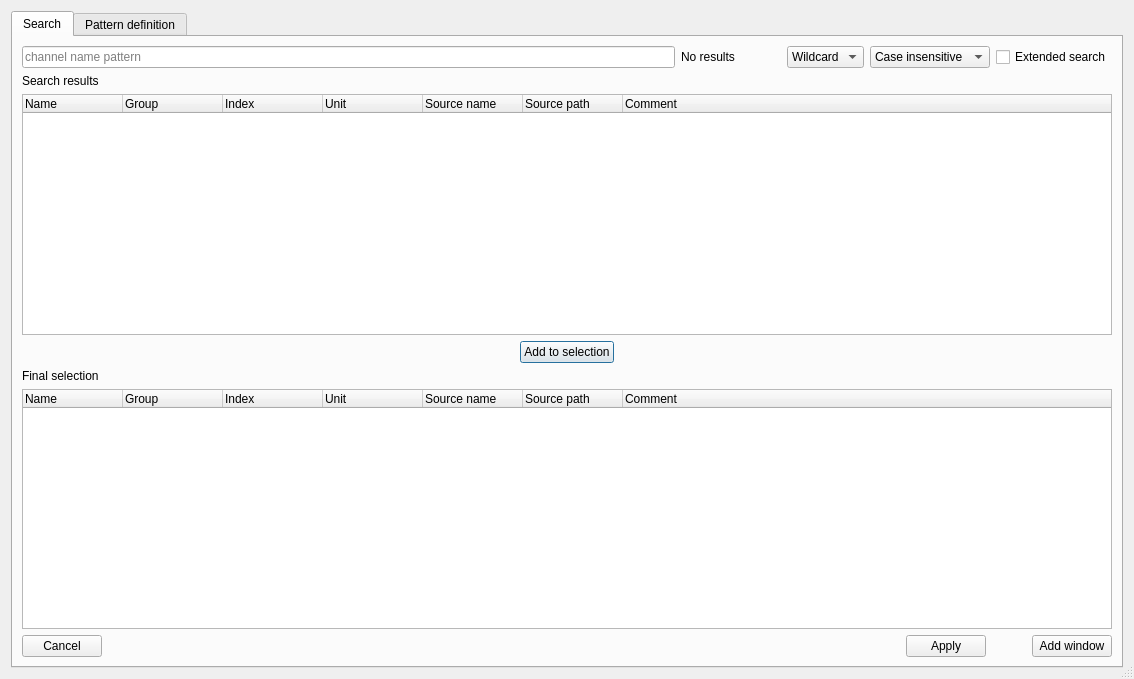
<?xml version="1.0" encoding="UTF-8"?>
<ui version="4.0">
 <class>SearchDialog</class>
 <widget class="QDialog" name="SearchDialog">
  <property name="geometry">
   <rect>
    <x>0</x>
    <y>0</y>
    <width>1134</width>
    <height>679</height>
   </rect>
  </property>
  <property name="windowTitle">
   <string>Dialog</string>
  </property>
  <property name="sizeGripEnabled">
   <bool>true</bool>
  </property>
  <layout class="QGridLayout" name="gridLayout_2">
   <item row="0" column="0">
    <widget class="QTabWidget" name="tabs">
     <property name="currentIndex">
      <number>0</number>
     </property>
     <widget class="QWidget" name="tab">
      <attribute name="icon">
       <iconset resource="resource.qrc">
        <normaloff>:/search.png</normaloff>:/search.png</iconset>
      </attribute>
      <attribute name="title">
       <string>Search</string>
      </attribute>
      <layout class="QGridLayout" name="gridLayout">
       <item row="2" column="0" colspan="5">
        <widget class="QTreeWidget" name="matches">
         <property name="selectionMode">
          <enum>QAbstractItemView::ExtendedSelection</enum>
         </property>
         <property name="uniformRowHeights">
          <bool>false</bool>
         </property>
         <property name="sortingEnabled">
          <bool>false</bool>
         </property>
         <attribute name="headerMinimumSectionSize">
          <number>40</number>
         </attribute>
         <attribute name="headerStretchLastSection">
          <bool>true</bool>
         </attribute>
         <column>
          <property name="text">
           <string>Name</string>
          </property>
         </column>
         <column>
          <property name="text">
           <string>Group</string>
          </property>
         </column>
         <column>
          <property name="text">
           <string>Index</string>
          </property>
         </column>
         <column>
          <property name="text">
           <string>Unit</string>
          </property>
         </column>
         <column>
          <property name="text">
           <string>Source name</string>
          </property>
         </column>
         <column>
          <property name="text">
           <string>Source path</string>
          </property>
         </column>
         <column>
          <property name="text">
           <string>Comment</string>
          </property>
         </column>
        </widget>
       </item>
       <item row="0" column="2">
        <widget class="QComboBox" name="match_kind">
         <property name="currentIndex">
          <number>0</number>
         </property>
         <item>
          <property name="text">
           <string>Wildcard</string>
          </property>
         </item>
         <item>
          <property name="text">
           <string>Regex</string>
          </property>
         </item>
        </widget>
       </item>
       <item row="0" column="1">
        <widget class="QLabel" name="status">
         <property name="minimumSize">
          <size>
           <width>100</width>
           <height>0</height>
          </size>
         </property>
         <property name="text">
          <string>No results</string>
         </property>
        </widget>
       </item>
       <item row="0" column="4">
        <widget class="QCheckBox" name="extended_search">
         <property name="text">
          <string>Extended search</string>
         </property>
        </widget>
       </item>
       <item row="3" column="0" colspan="5">
        <layout class="QHBoxLayout" name="horizontalLayout_2">
         <item>
          <spacer name="horizontalSpacer_4">
           <property name="orientation">
            <enum>Qt::Horizontal</enum>
           </property>
           <property name="sizeHint" stdset="0">
            <size>
             <width>358</width>
             <height>20</height>
            </size>
           </property>
          </spacer>
         </item>
         <item>
          <widget class="QPushButton" name="add_btn">
           <property name="focusPolicy">
            <enum>Qt::TabFocus</enum>
           </property>
           <property name="text">
            <string>Add to selection</string>
           </property>
           <property name="icon">
            <iconset resource="resource.qrc">
             <normaloff>:/shift_down.png</normaloff>:/shift_down.png</iconset>
           </property>
          </widget>
         </item>
         <item>
          <spacer name="horizontalSpacer_5">
           <property name="orientation">
            <enum>Qt::Horizontal</enum>
           </property>
           <property name="sizeHint" stdset="0">
            <size>
             <width>358</width>
             <height>20</height>
            </size>
           </property>
          </spacer>
         </item>
        </layout>
       </item>
       <item row="5" column="0" colspan="5">
        <widget class="QTreeWidget" name="selection">
         <property name="sortingEnabled">
          <bool>false</bool>
         </property>
         <attribute name="headerMinimumSectionSize">
          <number>25</number>
         </attribute>
         <attribute name="headerShowSortIndicator" stdset="0">
          <bool>false</bool>
         </attribute>
         <column>
          <property name="text">
           <string>Name</string>
          </property>
         </column>
         <column>
          <property name="text">
           <string>Group</string>
          </property>
         </column>
         <column>
          <property name="text">
           <string>Index</string>
          </property>
         </column>
         <column>
          <property name="text">
           <string>Unit</string>
          </property>
         </column>
         <column>
          <property name="text">
           <string>Source name</string>
          </property>
         </column>
         <column>
          <property name="text">
           <string>Source path</string>
          </property>
         </column>
         <column>
          <property name="text">
           <string>Comment</string>
          </property>
         </column>
        </widget>
       </item>
       <item row="4" column="0">
        <widget class="QLabel" name="label">
         <property name="text">
          <string>Final selection</string>
         </property>
        </widget>
       </item>
       <item row="6" column="0" colspan="5">
        <layout class="QHBoxLayout" name="horizontalLayout" stretch="0,1,0,0,0">
         <item>
          <widget class="QPushButton" name="cancel_btn">
           <property name="text">
            <string>Cancel</string>
           </property>
           <property name="icon">
            <iconset resource="resource.qrc">
             <normaloff>:/erase.png</normaloff>:/erase.png</iconset>
           </property>
          </widget>
         </item>
         <item>
          <spacer name="horizontalSpacer_2">
           <property name="orientation">
            <enum>Qt::Horizontal</enum>
           </property>
           <property name="sizeHint" stdset="0">
            <size>
             <width>40</width>
             <height>20</height>
            </size>
           </property>
          </spacer>
         </item>
         <item>
          <widget class="QPushButton" name="apply_btn">
           <property name="text">
            <string>Apply</string>
           </property>
           <property name="icon">
            <iconset resource="resource.qrc">
             <normaloff>:/checkmark.png</normaloff>:/checkmark.png</iconset>
           </property>
          </widget>
         </item>
         <item>
          <spacer name="horizontalSpacer">
           <property name="orientation">
            <enum>Qt::Horizontal</enum>
           </property>
           <property name="sizeHint" stdset="0">
            <size>
             <width>40</width>
             <height>20</height>
            </size>
           </property>
          </spacer>
         </item>
         <item>
          <widget class="QPushButton" name="add_window_btn">
           <property name="text">
            <string>Add window</string>
           </property>
           <property name="icon">
            <iconset resource="resource.qrc">
             <normaloff>:/plus.png</normaloff>:/plus.png</iconset>
           </property>
          </widget>
         </item>
        </layout>
       </item>
       <item row="1" column="0">
        <widget class="QLabel" name="label_7">
         <property name="text">
          <string>Search results</string>
         </property>
        </widget>
       </item>
       <item row="0" column="0">
        <widget class="QLineEdit" name="search_box">
         <property name="focusPolicy">
          <enum>Qt::StrongFocus</enum>
         </property>
         <property name="inputMask">
          <string/>
         </property>
         <property name="text">
          <string/>
         </property>
         <property name="placeholderText">
          <string>channel name pattern</string>
         </property>
        </widget>
       </item>
       <item row="0" column="3">
        <widget class="QComboBox" name="case_sensitivity">
         <item>
          <property name="text">
           <string>Case insensitive</string>
          </property>
         </item>
         <item>
          <property name="text">
           <string>Case sensitive</string>
          </property>
         </item>
        </widget>
       </item>
      </layout>
     </widget>
     <widget class="QWidget" name="tab_2">
      <attribute name="title">
       <string>Pattern definition</string>
      </attribute>
      <layout class="QGridLayout" name="gridLayout_3" rowstretch="0,0,0,0,1,0,0,0,0,0,0" columnstretch="0,0,0,1,0">
       <item row="1" column="2">
        <widget class="QLineEdit" name="pattern">
         <property name="minimumSize">
          <size>
           <width>300</width>
           <height>0</height>
          </size>
         </property>
         <property name="placeholderText">
          <string>channel name pattern</string>
         </property>
        </widget>
       </item>
       <item row="6" column="2">
        <widget class="QCheckBox" name="raw">
         <property name="text">
          <string>Asses the raw channel values</string>
         </property>
        </widget>
       </item>
       <item row="1" column="1">
        <widget class="QLabel" name="label_2">
         <property name="text">
          <string>Pattern</string>
         </property>
        </widget>
       </item>
       <item row="8" column="1">
        <widget class="QLabel" name="label_9">
         <property name="text">
          <string>Integer format</string>
         </property>
        </widget>
       </item>
       <item row="4" column="1">
        <widget class="QLabel" name="label_3">
         <property name="text">
          <string>Filter type</string>
         </property>
        </widget>
       </item>
       <item row="0" column="2">
        <widget class="QLineEdit" name="name"/>
       </item>
       <item row="0" column="1">
        <widget class="QLabel" name="label_6">
         <property name="text">
          <string>Name</string>
         </property>
        </widget>
       </item>
       <item row="8" column="2">
        <widget class="QComboBox" name="integer_format">
         <item>
          <property name="text">
           <string>phys</string>
          </property>
         </item>
         <item>
          <property name="text">
           <string>bin</string>
          </property>
         </item>
         <item>
          <property name="text">
           <string>hex</string>
          </property>
         </item>
         <item>
          <property name="text">
           <string>ascii</string>
          </property>
         </item>
        </widget>
       </item>
       <item row="10" column="3">
        <spacer name="horizontalSpacer_3">
         <property name="orientation">
          <enum>Qt::Horizontal</enum>
         </property>
         <property name="sizeHint" stdset="0">
          <size>
           <width>282</width>
           <height>20</height>
          </size>
         </property>
        </spacer>
       </item>
       <item row="4" column="2">
        <widget class="QComboBox" name="filter_type">
         <item>
          <property name="text">
           <string>Unspecified</string>
          </property>
         </item>
         <item>
          <property name="text">
           <string>Contains</string>
          </property>
         </item>
         <item>
          <property name="text">
           <string>Do not contain</string>
          </property>
         </item>
         <item>
          <property name="text">
           <string>Constant</string>
          </property>
         </item>
        </widget>
       </item>
       <item row="10" column="1">
        <widget class="QPushButton" name="cancel_pattern_btn">
         <property name="text">
          <string>Cancel</string>
         </property>
         <property name="icon">
          <iconset resource="resource.qrc">
           <normaloff>:/erase.png</normaloff>:/erase.png</iconset>
         </property>
        </widget>
       </item>
       <item row="7" column="2">
        <widget class="QPushButton" name="define_ranges_btn">
         <property name="text">
          <string>Define ranges</string>
         </property>
         <property name="icon">
          <iconset resource="resource.qrc">
           <normaloff>:/range.png</normaloff>:/range.png</iconset>
         </property>
        </widget>
       </item>
       <item row="5" column="2">
        <widget class="QDoubleSpinBox" name="filter_value">
         <property name="decimals">
          <number>6</number>
         </property>
         <property name="minimum">
          <double>-9999999999999999635896294965248.000000000000000</double>
         </property>
         <property name="maximum">
          <double>999999999999999983222784.000000000000000</double>
         </property>
        </widget>
       </item>
       <item row="5" column="1">
        <widget class="QLabel" name="label_4">
         <property name="text">
          <string>Filter value</string>
         </property>
        </widget>
       </item>
       <item row="2" column="1">
        <widget class="QLabel" name="label_5">
         <property name="text">
          <string>Match type</string>
         </property>
        </widget>
       </item>
       <item row="9" column="1">
        <spacer name="verticalSpacer">
         <property name="orientation">
          <enum>Qt::Vertical</enum>
         </property>
         <property name="sizeHint" stdset="0">
          <size>
           <width>20</width>
           <height>254</height>
          </size>
         </property>
        </spacer>
       </item>
       <item row="2" column="2">
        <widget class="QComboBox" name="pattern_match_type">
         <item>
          <property name="text">
           <string>Wildcard</string>
          </property>
         </item>
         <item>
          <property name="text">
           <string>Regex</string>
          </property>
         </item>
        </widget>
       </item>
       <item row="10" column="4">
        <widget class="QPushButton" name="apply_pattern_btn">
         <property name="text">
          <string>Apply</string>
         </property>
         <property name="icon">
          <iconset resource="resource.qrc">
           <normaloff>:/checkmark.png</normaloff>:/checkmark.png</iconset>
         </property>
        </widget>
       </item>
       <item row="3" column="2">
        <widget class="QComboBox" name="case_sensitivity_pattern">
         <item>
          <property name="text">
           <string>Case insensitive</string>
          </property>
         </item>
         <item>
          <property name="text">
           <string>Case sensitive</string>
          </property>
         </item>
        </widget>
       </item>
      </layout>
     </widget>
    </widget>
   </item>
  </layout>
 </widget>
 <tabstops>
  <tabstop>search_box</tabstop>
  <tabstop>match_kind</tabstop>
  <tabstop>case_sensitivity</tabstop>
  <tabstop>extended_search</tabstop>
  <tabstop>matches</tabstop>
  <tabstop>add_btn</tabstop>
  <tabstop>selection</tabstop>
  <tabstop>add_window_btn</tabstop>
  <tabstop>apply_btn</tabstop>
  <tabstop>cancel_btn</tabstop>
  <tabstop>tabs</tabstop>
  <tabstop>name</tabstop>
  <tabstop>pattern</tabstop>
  <tabstop>pattern_match_type</tabstop>
  <tabstop>case_sensitivity_pattern</tabstop>
  <tabstop>filter_type</tabstop>
  <tabstop>filter_value</tabstop>
  <tabstop>raw</tabstop>
  <tabstop>define_ranges_btn</tabstop>
  <tabstop>integer_format</tabstop>
  <tabstop>apply_pattern_btn</tabstop>
  <tabstop>cancel_pattern_btn</tabstop>
 </tabstops>
 <resources>
  <include location="resource.qrc"/>
 </resources>
 <connections/>
</ui>
